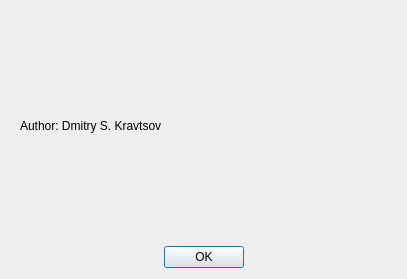
<?xml version="1.0" encoding="UTF-8"?>
<ui version="4.0">
 <class>AboutDialog</class>
 <widget class="QDialog" name="AboutDialog">
  <property name="geometry">
   <rect>
    <x>0</x>
    <y>0</y>
    <width>407</width>
    <height>279</height>
   </rect>
  </property>
  <property name="windowTitle">
   <string>Dialog</string>
  </property>
  <layout class="QVBoxLayout" name="verticalLayout">
   <item>
    <widget class="QWidget" name="widget" native="true">
     <layout class="QVBoxLayout" name="verticalLayout_2">
      <item>
       <widget class="QLabel" name="label">
        <property name="text">
         <string>Author: Dmitry S. Kravtsov</string>
        </property>
       </widget>
      </item>
     </layout>
    </widget>
   </item>
   <item>
    <widget class="QDialogButtonBox" name="buttonBox">
     <property name="orientation">
      <enum>Qt::Horizontal</enum>
     </property>
     <property name="standardButtons">
      <set>QDialogButtonBox::Ok</set>
     </property>
     <property name="centerButtons">
      <bool>true</bool>
     </property>
    </widget>
   </item>
  </layout>
 </widget>
 <resources/>
 <connections>
  <connection>
   <sender>buttonBox</sender>
   <signal>accepted()</signal>
   <receiver>AboutDialog</receiver>
   <slot>accept()</slot>
   <hints>
    <hint type="sourcelabel">
     <x>248</x>
     <y>254</y>
    </hint>
    <hint type="destinationlabel">
     <x>157</x>
     <y>274</y>
    </hint>
   </hints>
  </connection>
  <connection>
   <sender>buttonBox</sender>
   <signal>rejected()</signal>
   <receiver>AboutDialog</receiver>
   <slot>reject()</slot>
   <hints>
    <hint type="sourcelabel">
     <x>316</x>
     <y>260</y>
    </hint>
    <hint type="destinationlabel">
     <x>286</x>
     <y>274</y>
    </hint>
   </hints>
  </connection>
 </connections>
</ui>
